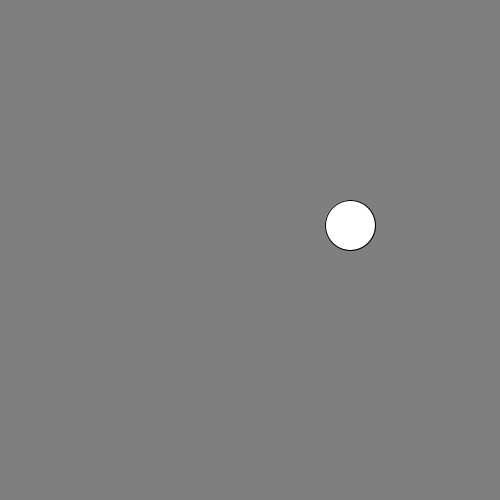
Frame 1 (no input)
Frame 60 (the mouse pressed at the canvas centre just before this capture): identical to frame 1, image omitted
Frame 120 (the mouse held since frame 60 and released just before this capture): identical to frame 1, image omitted

The Processing sketch that drew this single still picture (run headless with seeded random() and noise(); from frame 60 on, the mouse is pressed at the canvas centre):

// Processing sketch: processing_139211
// ── processing_139211.pde

void setup(){
  size(500,500); 
  frameRate(12);
}

void draw(){
 background(127);
 fill(255);                      // <- color of white ellipse
 ellipse(350,225,50,50);         // <- white ellipse
 fill(0);                        // <- color of black dot
 if(mouseX>325){                 // is the mouse position bigger than 350?
   if(mouseY<250){
    if(mouseX<375){ 
     if(mouseY>200){ 
      ellipse(mouseX,mouseY,10,10); // <- black dot
     }
    }
   }
  }
}
